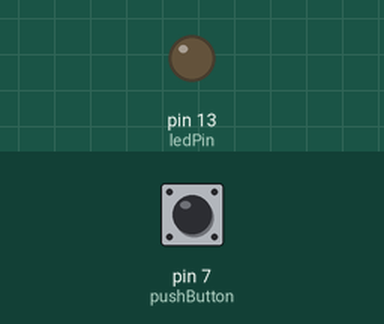
A sketch run on a simulated Arduino Uno, built with avr-gcc and run on an emulated ATmega328P. Shown: output pins drawn as LEDs (lit = HIGH). The test bench sets the inputs (shaded band); at power-on: pin 7 (pushButton) LOW. What the sketch prints to the serial monitor is not drawn.

Above: at 1.2 s.
1.3 s: pin 7 (pushButton) pulled HIGH for 0.15 s
At 1.37 s:
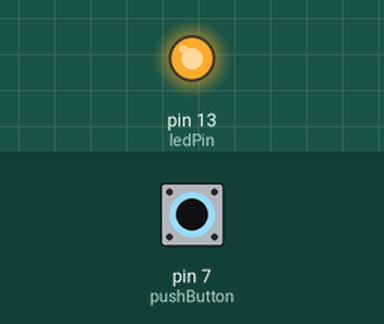
2.9 s: pin 7 (pushButton) pulled HIGH for 3.2 s
At 6.7 s:
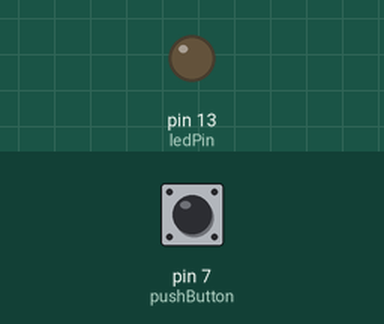
Timing chart, 0 to 8.2 s (numbered marks = the images above; inputs shaded):
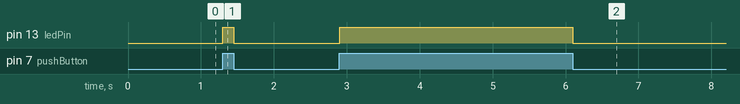

The sketch:

LeituraComPortaSerial.ino
```cpp
int pushButton = 7; // o pino 7 tem um botao ligado nele.
int ledPin = 13; // entrada do LED no pino 13.
void setup() {
Serial.begin(9600); // Inicia a comunicacao serial a 9600 bits por segundo
pinMode(pushButton, INPUT); // define o botao como uma entrada.
pinMode(ledPin, OUTPUT); //define o LED como uma saída.
}
void loop() {
// faz a leitura do pino de entrada:
int buttonState = digitalRead(pushButton);
if (buttonState == 1) {
 digitalWrite(ledPin, HIGH);
} else {
 digitalWrite(ledPin, LOW);
}
// imprime o estado do botao:
Serial.println(buttonState);
delay(1); // delay entre leituras (em milissegundos)
}
```

Measured:
- after the input at 1.3 s, pin 13 (ledPin): LOW → HIGH at once, → LOW 0.15 s later
- after the input at 2.9 s, pin 13 (ledPin): LOW → HIGH at once, → LOW 3.2 s later
